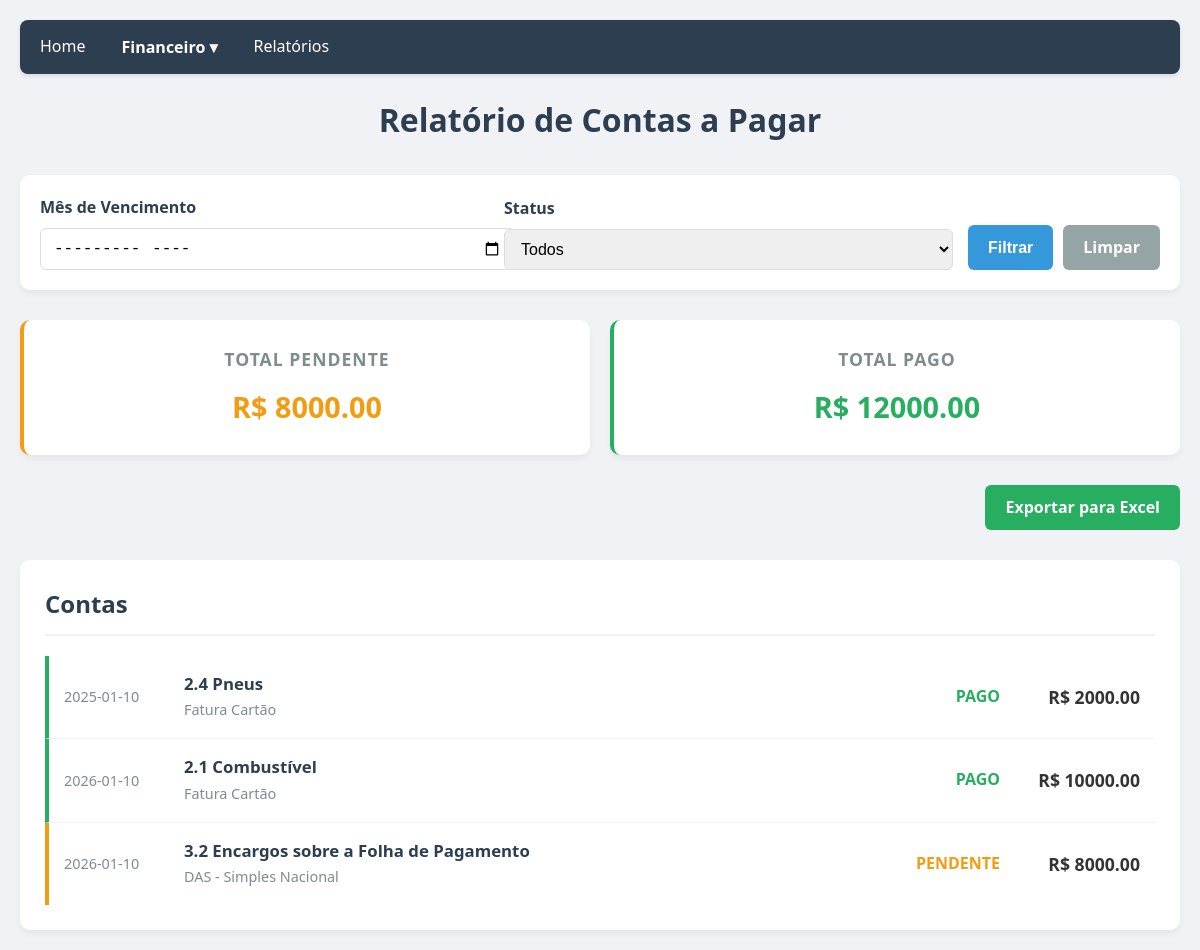
Screenshot of /relatorios-contas with the database file from the repository.
### tables this page shows
CREATE TABLE contas_a_pagar (
                id INTEGER PRIMARY KEY AUTOINCREMENT,
                data_vencimento VARCHAR(20),
                categoria VARCHAR(100),
                valor REAL,
                descricao TEXT,
                status VARCHAR(20)
            );

### api/index.py (the view)
@app.route('/relatorios-contas')
def relatorios_contas():
    status = request.args.get('status')
    mes = request.args.get('mes')
    rows = get_filtered_contas(status, mes)
    contas = [{'id': r[0], 'data_vencimento': r[1], 'categoria': r[2], 'valor': r[3], 'descricao': r[4], 'status': r[5]} for r in rows]
    total_pendente = sum(c['valor'] for c in contas if c['status'] == 'pendente')
    total_pago = sum(c['valor'] for c in contas if c['status'] == 'pago')
    return render_template('relatorios_contas.html',
                           contas=contas,
                           total_pendente=total_pendente,
                           total_pago=total_pago,
                           filtro_status=status,
                           filtro_mes=mes)

### api/index.py (called while the page is built)
def get_db_connection():
    if 'POSTGRES_URL' in os.environ:
        if psycopg2 is None:
            raise ImportError("A biblioteca 'psycopg2' é necessária para conexão com PostgreSQL, mas não está instalada.")
        return psycopg2.connect(os.environ['POSTGRES_URL'])
    return sqlite3.connect('database.db')

def get_filtered_contas(status, mes):
    conn = get_db_connection()
    cur = conn.cursor()
    query = "SELECT * FROM contas_a_pagar WHERE 1=1"
    params = []
    if status and status in ['pendente', 'pago']:
        query += " AND status = %s" if 'POSTGRES_URL' in os.environ else " AND status = ?"
        params.append(status)
    if mes:
        ano, mes_val = mes.split('-')
        mes_formatado = f"{mes_val}-{ano}"
        query += " AND data_vencimento LIKE %s" if 'POSTGRES_URL' in os.environ else " AND data_vencimento LIKE ?"
        params.append(f"%{mes_formatado}")
    query += " ORDER BY data_vencimento ASC"
    cur.execute(query, tuple(params))
    rows = cur.fetchall()
    cur.close()
    conn.close()
    return rows

### templates/relatorios_contas.html (shortened to what this page needs)
{% extends "base.html" %}
{% block content %}
    <div class="header">
        <h1>Relatório de Contas a Pagar</h1>
    </div>
    <form action="/relatorios-contas" method="GET" style="margin-bottom: 30px;">
        <div style="display: flex; gap: 15px; align-items: flex-end; flex-wrap: wrap;">
            <div style="flex: 1; min-width: 200px;">
                <label for="mes">Mês de Vencimento</label>
                <input type="month" id="mes" name="mes" value="{{ filtro_mes or '' }}" style="margin-bottom: 0;">
            </div>
            <div style="flex: 1; min-width: 200px;">
                <label for="status">Status</label>
                <select id="status" name="status" style="margin-bottom: 0;">
                    <option value="">Todos</option>
                </select>
            </div>
            <div style="flex: 0 0 auto; display: flex; gap: 10px;">
                <button type="submit" style="width: auto; margin-bottom: 0; padding: 10px 20px;">Filtrar</button>
                <a href="/relatorios-contas" class="btn-secondary" style="display: flex; align-items: center; padding: 10px 20px; text-decoration: none; border-radius: 6px; font-weight: bold; color: white; background-color: #95a5a6;">Limpar</a>
            </div>
        </div>
    </form>
    <div class="dashboard">
        <div class="card" style="border-left: 4px solid #f39c12;">
            <h3>Total Pendente</h3>
            <p style="color: #f39c12;">R$ {{ "%.2f"|format(total_pendente) }}</p>
        </div>
        <div class="card" style="border-left: 4px solid #27ae60;">
            <h3>Total Pago</h3>
            <p style="color: #27ae60;">R$ {{ "%.2f"|format(total_pago) }}</p>
        </div>
    </div>
    <div style="display: flex; justify-content: flex-end; margin-bottom: 20px;">
        <a href="{{ url_for('exportar_contas', mes=filtro_mes, status=filtro_status) }}" style="background-color: #27ae60; color: white; padding: 10px 20px; text-decoration: none; border-radius: 6px; font-weight: bold; display: inline-flex; align-items: center; gap: 5px;">
            <span>Exportar para Excel</span>
        </a>
    </div>
    <div class="lista">
        <h2>Contas</h2>
        {% for conta in contas %}
        <div class="transacao-item" style="border-left: 4px solid {% if conta.status == 'pago' %}#27ae60{% else %}#f39c12{% endif %};">
            <div class="data-box">{{ conta.data_vencimento }}</div>
            <div class="detalhes">
                <strong>{{ conta.categoria }}</strong>
                <span>{{ conta.descricao }}</span>
            </div>
            <div style="margin-right: 20px; font-weight: bold; color: {% if conta.status == 'pago' %}#27ae60{% else %}#f39c12{% endif %};">
                {% if conta.status == 'pago' %}PAGO{% else %}PENDENTE{% endif %}
            </div>
            <div class="valor">R$ {{ "%.2f"|format(conta.valor) }}</div>
        </div>
        {% else %}
        <div class="empty-state">
            Nenhuma conta encontrada para os filtros selecionados.
        </div>
        {% endfor %}
    </div>
{% endblock %}

### static/css/style.css (style rules this page uses)
* { box_sizing: border-box; margin: 0; padding: 0; }
body { font-family: 'Segoe UI', Tahoma, Geneva, Verdana, sans-serif; background-color: #f0f2f5; color: #333; line-height: 1.6; }
.header { text-align: center; margin-bottom: 30px; }
.header h1 { color: #2c3e50; font-weight: 600; }
.dashboard { display: grid; grid-template-columns: repeat(auto-fit, minmax(280px, 1fr)); gap: 20px; margin-bottom: 30px; }
.card { background: white; padding: 25px; border-radius: 10px; box-shadow: 0 4px 6px rgba(0,0,0,0.05); text-align: center; transition: transform 0.2s; }
.card h3 { margin-bottom: 10px; font-size: 1.1em; color: #7f8c8d; text-transform: uppercase; letter-spacing: 1px; }
.card p { font-size: 1.8em; font-weight: bold; margin: 0; }
form { background: white; padding: 20px; border-radius: 10px; box-shadow: 0 4px 6px rgba(0,0,0,0.05); }
label { display: block; margin-bottom: 8px; font-weight: 600; color: #2c3e50; }
input[type="text"], input[type="number"], input[type="date"], input[type="month"], select { width: 100%; padding: 10px 12px; margin-bottom: 15px; border: 1px solid #ddd; border-radius: 6px; font-size: 16px; transition: border-color 0.3s; }
button { width: 100%; padding: 12px; background-color: #3498db; color: white; border: none; border-radius: 6px; font-size: 16px; font-weight: bold; cursor: pointer; transition: background-color 0.3s; }
.btn-secondary { background-color: #95a5a6; }
.lista { background: white; padding: 25px; border-radius: 10px; box-shadow: 0 4px 6px rgba(0,0,0,0.05); margin-top: 30px; }
.lista h2 { margin-bottom: 20px; color: #2c3e50; border-bottom: 2px solid #f0f2f5; padding-bottom: 10px; }
.transacao-item { display: flex; justify-content: space-between; align-items: center; padding: 15px; border-bottom: 1px solid #f0f2f5; transition: background-color 0.2s; }
.transacao-item:last-child { border-bottom: none; }
.data-box { font-size: 0.9em; color: #7f8c8d; width: 100px; }
.detalhes { flex-grow: 1; padding: 0 20px; }
.detalhes strong { display: block; color: #2c3e50; font-size: 1.05em; }
.detalhes span { font-size: 0.9em; color: #7f8c8d; }
.valor { font-weight: bold; font-size: 1.1em; min-width: 120px; text-align: right; }

### rows the page displays
contas_a_pagar: data_vencimento "2025-01-10", categoria "2.4 Pneus", descricao "Fatura Cartão", status "PAGO", valor "2000.00"
contas_a_pagar: data_vencimento "2026-01-10", categoria "2.1 Combustível", descricao "Fatura Cartão", status "PAGO", valor "10000.00"
contas_a_pagar: data_vencimento "2026-01-10", categoria "3.2 Encargos sobre a Folha de Pagamento", descricao "DAS - Simples Nacional", status "PENDENTE", valor "8000.00"

### other values shown
{{ "%.2f"|format(total_pendente) }} "8000.00"
{{ "%.2f"|format(total_pago) }} "12000.00"
